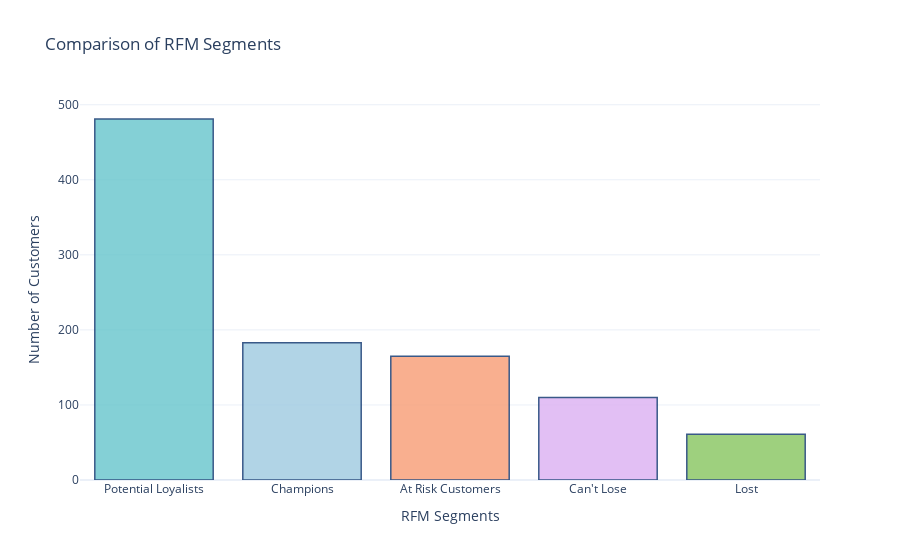

Notebook code for this chart:
### Code cell
#Now let’s have a look at the number of customers in all the segments:
import plotly.colors

pastel_colors = plotly.colors.qualitative.Pastel

segment_counts = data['RFM Customer Segments'].value_counts()

# Create a bar chart to compare segment counts
fig = go.Figure(data=[go.Bar(x=segment_counts.index, y=segment_counts.values,
                            marker=dict(color=pastel_colors))])

#marker used to simply enhance the visual of line size of a plot.
#dict  

# Set the color of the Champions segment as a different color
champions_color = 'rgb(158, 202, 225)'
fig.update_traces(marker_color=[champions_color if segment == 'Champions' else pastel_colors[i]
                                for i, segment in enumerate(segment_counts.index)],
                  marker_line_color='rgb(8, 48, 107)',
                  marker_line_width=1.5, opacity=0.8)

# Update the layout
fig.update_layout(title='Comparison of RFM Segments',
                  xaxis_title='RFM Segments',
                  yaxis_title='Number of Customers',
                  showlegend=False)

fig.show()

### Figure 1 — Plotly figure (JSON) as saved in the notebook; plotly's stock layout.template omitted (floating-point values rounded to 4 significant figures)
{"data": [{"marker": {"color": ["rgb(102, 197, 204)", "rgb(158, 202, 225)", "rgb(248, 156, 116)", "rgb(220, 176, 242)", "rgb(135, 197, 95)"], "line": {"color": "rgb(8, 48, 107)", "width": 1.5}}, "opacity": 0.8, "type": "bar", "x": ["Potential Loyalists", "Champions", "At Risk Customers", "Can't Lose", "Lost"], "y": [481, 183, 165, 110, 61]}], "layout": {"showlegend": false, "title": {"text": "Comparison of RFM Segments"}, "xaxis": {"title": {"text": "RFM Segments"}}, "yaxis": {"title": {"text": "Number of Customers"}}}}
